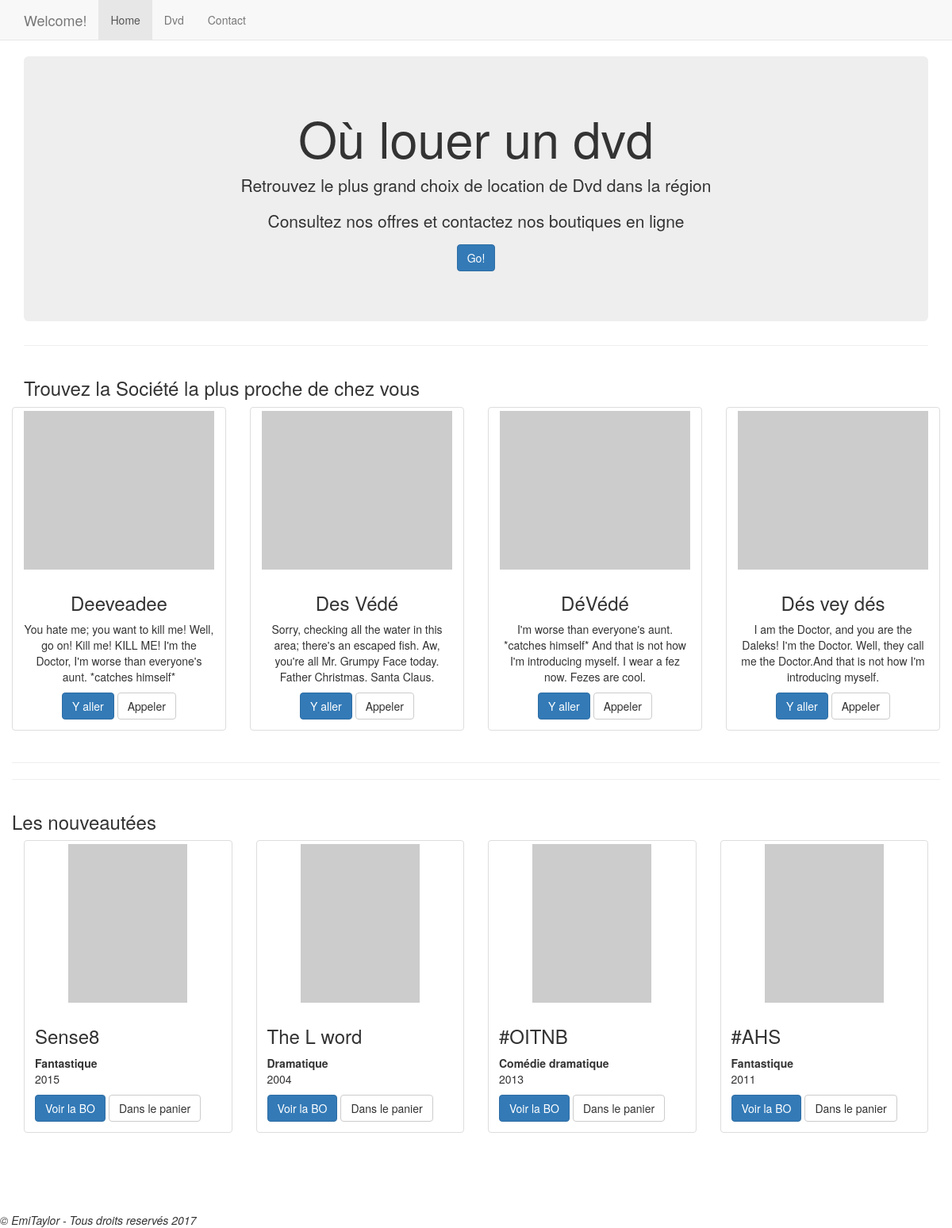
The page / on the database its author committed.
### tables this page shows
CREATE TABLE `societe` (
  `id` int(10) UNSIGNED NOT NULL,
  `numS` int(10) UNSIGNED NOT NULL,
  `nomS` varchar(255) NOT NULL,
  `rueS` varchar(255) NOT NULL,
  `villeS` varchar(255) NOT NULL,
  `directeurS` varchar(255) NOT NULL,
  `numRueS` int(10) UNSIGNED DEFAULT NULL,
  `cover` varchar(255) DEFAULT NULL,
  `presentation` text
);

CREATE TABLE `Dvd` (
  `id` int(10) UNSIGNED NOT NULL,
  `numD` int(10) UNSIGNED NOT NULL,
  `titreD` varchar(255) NOT NULL,
  `auteurD` varchar(255) NOT NULL,
  `anneeD` year(4) NOT NULL,
  `categorieD` varchar(255) NOT NULL,
  `dateAchatD` int(10) UNSIGNED NOT NULL,
  `nombreD` int(10) UNSIGNED NOT NULL,
  `societeD` int(10) UNSIGNED NOT NULL,
  `resume` text,
  `cover` varchar(255) DEFAULT NULL
);

### application/controllers/Landing.php (called while the page is built, shortened)
<?php
class Landing extends CI_Controller {
    public function __construct() {
       $this->load->model('Landing_Model');
       $this->load->helper('url_helper');
   }
    public function index(){
        $data['title'] = 'Welcome home';
        $data['societe'] = $this->Landing_Model->get_societe();
        $data['dvd'] = $this->Landing_Model->get_dvd();
        $this->load->view('templates/header', $data);
        $this->load->view('templates/nav');
        $this->load->view('landing_page');
        $this->load->view('templates/footer');
    }
}

### index.php (called while the page is built, shortened)
<?php
require_once BASEPATH.'core/CodeIgniter.php';

### application/models/Landing_Model.php (called while the page is built, shortened)
<?php
class Landing_Model extends CI_Model {
    public function get_societe() {
        $query = $this->db->query('SELECT nomS, numRueS, rueS,
                                    villeS, directeurS, cover, presentation FROM societe');
        return $query->result_array();
    }
    public function get_dvd() {
        $query = $this->db->query('SELECT numD, titreD, auteurD,
                                    anneeD, categorieD, dateAchatD, nombreD, societeD, resume, cover FROM Dvd');
        return $query->result_array();
    }
}

### application/views/landing_page.php (the view, shortened to what this page needs)
<div class="container">
    <header class="jumbotron hero-spacer">
        <h1>Où louer un dvd</h1>
        <p>Retrouvez le plus grand choix de location de Dvd dans la région</p>
        <p>Consultez nos offres et contactez nos boutiques en ligne</p>
        <p><a class="btn btn-primary btn-large">Go!</a></p>
    </header>
    <hr>
    <div class="row">
        <div class="col-lg-12">
            <h3>Trouvez la Société la plus proche de chez vous</h3>
        </div>
     <div class="row text-center">
    <?php foreach($societe as $societe_item): ?>
        <div class="col-md-3 col-sm-6 hero-feature">
            <div class="thumbnail">
                <?php if (!empty($societe_item['cover'])): ?>
                    <img src="/<?= $societe_item['cover']; ?>"
                <?php else : ?>
                    <a href="http://placeholder.com"><img src="http://via.placeholder.com/240x200"></a>
                <?php endif ?>
                <div class="caption">
                    <h3><?php echo $societe_item['nomS']; ?></h3>
                    <p><?php echo $societe_item['presentation']; ?></p>
                    <a href="#" class="btn btn-primary">Y aller</a> <a href="#" class="btn btn-default">Appeler</a>
                </div>
            </div>
            </div>
     <?php endforeach; ?>
        </div>
     <hr> <hr>
    <div class="row">
        <div class="col-lg-12">
            <h3>Les nouveautées</h3>
        </div>
    </div>
    <?php foreach($dvd as $dvd_item): ?>
        <div class="col-md-3 col-sm-6 hero-feature">
            <div class="thumbnail">
                <?php if (!empty($dvd_item['cover'])): ?>
                    <img src="/<?= $dvd_item['cover']; ?>"
                <?php else : ?>
                    <a href="http://placeholder.com"><img src="http://via.placeholder.com/150x200"></a>
                <?php endif ?>
                <div class="caption">
                    <h3><?php echo $dvd_item['titreD']; ?></h3>
                    <strong><?php echo $dvd_item['categorieD']; ?></strong>
                    <p><?php echo $dvd_item['anneeD']; ?></p>
                    <a href="#" class="btn btn-primary">Voir la BO</a> <a href="#" class="btn btn-default">Dans le panier</a>
                </div>
            </div>
            </div>
     <?php endforeach; ?>
        </div>
    </div>

### application/views/templates/header.php (shortened to what this page needs)
<html>
    <head>
        <link rel="stylesheet" type="text/css" href="../assets/css/master.css">
       <link href="<?php echo base_url('../assets/css/bootstrap.min.css') ?>" rel="stylesheet">
       <link href="<?php echo base_url('../assets/css/bootstrap-theme.min.css') ?>" rel="stylesheet">
       <link href="<?php echo base_url('../assets/css/bootstrap.min.css') ?>" rel="stylesheet">
       <link href="<?php echo base_url('../assets/css/heroic-features.css')?>" rel="stylesheet">
       <link href="<?php echo base_url('../assets/css/master.css')?>" rel="stylesheet">
    </head>
    <body>

### application/views/templates/nav.php (shortened to what this page needs)
<div class="navbar navbar-default navbar-static-top">
  <div class="container">
    <div class="navbar-header">
      <a class="navbar-brand" href="#">Welcome!</a>
    </div>
    <div class="collapse navbar-collapse">
      <ul class="nav navbar-nav">
        <li class="active"><a href="#">Home</a></li>
        <li><a href="#contact">Dvd</a></li>
        <li><a href="#contact">Contact</a></li>
      </ul>
    </div>
  </div>
</div>

### application/views/templates/footer.php (shortened to what this page needs)
<br><br>
<br><br>
<em>&copy;  EmiTaylor - Tous droits reservés 2017</em>
</body>
</html>

### assets/css/master.css (style rules this page uses)
h1, header { text-align: center; }
.jumbotron { min-width: 15em; min-width: 100%; }

### rows shown on the page
societe: nomS "Deeveadee", presentation "You hate me; you want to kill me! Well, go on! Kill me! KILL ME! I'm the Doctor, I'm worse than everyone's aunt. *catches himself*"
societe: nomS "Des Védé", presentation "Sorry, checking all the water in this area; there's an escaped fish. Aw, you're all Mr. Grumpy Face today. Father Christmas. Santa Claus."
societe: nomS "DéVédé", presentation "I'm worse than everyone's aunt. *catches himself* And that is not how I'm introducing myself. I wear a fez now. Fezes are cool."
societe: nomS "Dés vey dés", presentation "I am the Doctor, and you are the Daleks! I'm the Doctor. Well, they call me the Doctor.And that is not how I'm introducing myself."
dvd: titreD "Sense8", categorieD "Fantastique", anneeD "2015"
dvd: titreD "The L word", categorieD "Dramatique", anneeD "2004"
dvd: titreD "#OITNB", categorieD "Comédie dramatique", anneeD "2013"
dvd: titreD "#AHS", categorieD "Fantastique", anneeD "2011"
